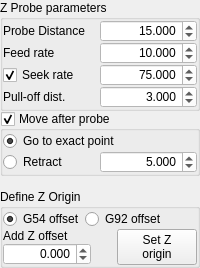
            <widget class="QWidget" name="widget" native="true">
             <layout class="QVBoxLayout" name="verticalLayout_7">
              <property name="spacing">
               <number>0</number>
              </property>
              <property name="leftMargin">
               <number>0</number>
              </property>
              <property name="topMargin">
               <number>0</number>
              </property>
              <property name="rightMargin">
               <number>0</number>
              </property>
              <property name="bottomMargin">
               <number>0</number>
              </property>
              <item>
               <widget class="QGroupBox" name="qwParamsZ">
                <property name="title">
                 <string>Z Probe parameters</string>
                </property>
                <layout class="QGridLayout" name="gridLayout_7">
                 <property name="leftMargin">
                  <number>0</number>
                 </property>
                 <property name="topMargin">
                  <number>0</number>
                 </property>
                 <property name="rightMargin">
                  <number>0</number>
                 </property>
                 <property name="bottomMargin">
                  <number>0</number>
                 </property>
                 <property name="spacing">
                  <number>0</number>
                 </property>
                 <item row="0" column="0">
                  <widget class="QLabel" name="label_10">
                   <property name="toolTip">
                    <string>&lt;html&gt;&lt;head/&gt;&lt;body&gt;&lt;p&gt;Relative Z distance to the destination point that the probe will move towards, starting from the current location.&lt;/p&gt;&lt;/body&gt;&lt;/html&gt;</string>
                   </property>
                   <property name="text">
                    <string>Probe Distance</string>
                   </property>
                  </widget>
                 </item>
                 <item row="0" column="1">
                  <widget class="QDoubleSpinBox" name="dsbDistanceZ">
                   <property name="maximumSize">
                    <size>
                     <width>16777215</width>
                     <height>23</height>
                    </size>
                   </property>
                   <property name="toolTip">
                    <string>&lt;html&gt;&lt;head/&gt;&lt;body&gt;&lt;p&gt;Relative Z distance to the destination point that the probe will move towards, starting from the current location.&lt;/p&gt;&lt;/body&gt;&lt;/html&gt;</string>
                   </property>
                   <property name="styleSheet">
                    <string notr="true">background: palette(Base)</string>
                   </property>
                   <property name="alignment">
                    <set>Qt::AlignRight|Qt::AlignTrailing|Qt::AlignVCenter</set>
                   </property>
                   <property name="decimals">
                    <number>3</number>
                   </property>
                   <property name="minimum">
                    <double>0.000000000000000</double>
                   </property>
                   <property name="maximum">
                    <double>10000.000000000000000</double>
                   </property>
                   <property name="singleStep">
                    <double>0.100000000000000</double>
                   </property>
                   <property name="value">
                    <double>15.000000000000000</double>
                   </property>
                  </widget>
                 </item>
                 <item row="1" column="0">
                  <widget class="QLabel" name="label_11">
                   <property name="toolTip">
                    <string>Feed rate to slowly engage probe to determine its location accurately.</string>
                   </property>
                   <property name="text">
                    <string>Feed rate</string>
                   </property>
                  </widget>
                 </item>
                 <item row="1" column="1">
                  <widget class="QDoubleSpinBox" name="dsbFeedRateZ">
                   <property name="maximumSize">
                    <size>
                     <width>16777215</width>
                     <height>23</height>
                    </size>
                   </property>
                   <property name="toolTip">
                    <string>Feed rate to slowly engage probe to determine its location accurately.</string>
                   </property>
                   <property name="styleSheet">
                    <string notr="true">background: palette(Base)</string>
                   </property>
                   <property name="alignment">
                    <set>Qt::AlignRight|Qt::AlignTrailing|Qt::AlignVCenter</set>
                   </property>
                   <property name="decimals">
                    <number>3</number>
                   </property>
                   <property name="minimum">
                    <double>0.000000000000000</double>
                   </property>
                   <property name="maximum">
                    <double>10000.000000000000000</double>
                   </property>
                   <property name="singleStep">
                    <double>0.100000000000000</double>
                   </property>
                   <property name="value">
                    <double>10.000000000000000</double>
                   </property>
                  </widget>
                 </item>
                 <item row="2" column="0">
                  <widget class="QCheckBox" name="chkSeekZ">
                   <property name="toolTip">
                    <string>Seek rate to quickly probe before the slower locating phase.
Need to define non nul probe pull-off distance.</string>
                   </property>
                   <property name="text">
                    <string>Seek rate</string>
                   </property>
                   <property name="checked">
                    <bool>true</bool>
                   </property>
                  </widget>
                 </item>
                 <item row="2" column="1">
                  <widget class="QDoubleSpinBox" name="dbsSeekRateZ">
                   <property name="maximumSize">
                    <size>
                     <width>16777215</width>
                     <height>23</height>
                    </size>
                   </property>
                   <property name="toolTip">
                    <string>Seek rate to quickly probe before the slower locating phase.
Need to define non nul probe pull-off distance.</string>
                   </property>
                   <property name="styleSheet">
                    <string notr="true">background: palette(Base)</string>
                   </property>
                   <property name="alignment">
                    <set>Qt::AlignRight|Qt::AlignTrailing|Qt::AlignVCenter</set>
                   </property>
                   <property name="decimals">
                    <number>3</number>
                   </property>
                   <property name="minimum">
                    <double>0.000000000000000</double>
                   </property>
                   <property name="maximum">
                    <double>10000.000000000000000</double>
                   </property>
                   <property name="singleStep">
                    <double>0.100000000000000</double>
                   </property>
                   <property name="value">
                    <double>75.000000000000000</double>
                   </property>
                  </widget>
                 </item>
                 <item row="3" column="0">
                  <widget class="QLabel" name="lblPullOffZ">
                   <property name="enabled">
                    <bool>true</bool>
                   </property>
                   <property name="toolTip">
                    <string>&lt;html&gt;&lt;head/&gt;&lt;body&gt;&lt;p&gt;Relative retract distance after triggering probe to disengage it. Probing will fail if switch isn't cleared.&lt;/p&gt;&lt;/body&gt;&lt;/html&gt;</string>
                   </property>
                   <property name="text">
                    <string>Pull-off dist.</string>
                   </property>
                  </widget>
                 </item>
                 <item row="3" column="1">
                  <widget class="QDoubleSpinBox" name="dsbPullOffZ">
                   <property name="maximumSize">
                    <size>
                     <width>16777215</width>
                     <height>23</height>
                    </size>
                   </property>
                   <property name="toolTip">
                    <string>&lt;html&gt;&lt;head/&gt;&lt;body&gt;&lt;p&gt;Relative retract distance after triggering probe to disengage it. Probing will fail if switch isn't cleared.&lt;/p&gt;&lt;/body&gt;&lt;/html&gt;</string>
                   </property>
                   <property name="styleSheet">
                    <string notr="true">background: palette(Base)</string>
                   </property>
                   <property name="alignment">
                    <set>Qt::AlignRight|Qt::AlignTrailing|Qt::AlignVCenter</set>
                   </property>
                   <property name="decimals">
                    <number>3</number>
                   </property>
                   <property name="minimum">
                    <double>0.000000000000000</double>
                   </property>
                   <property name="maximum">
                    <double>10000.000000000000000</double>
                   </property>
                   <property name="singleStep">
                    <double>0.100000000000000</double>
                   </property>
                   <property name="value">
                    <double>3.000000000000000</double>
                   </property>
                  </widget>
                 </item>
                </layout>
               </widget>
              </item>
              <item>
               <widget class="QGroupBox" name="gbMoveAfterZ">
                <property name="title">
                 <string>Move after probe</string>
                </property>
                <property name="checkable">
                 <bool>true</bool>
                </property>
                <layout class="QGridLayout" name="gridLayout_11">
                 <property name="leftMargin">
                  <number>0</number>
                 </property>
                 <property name="topMargin">
                  <number>0</number>
                 </property>
                 <property name="rightMargin">
                  <number>0</number>
                 </property>
                 <property name="bottomMargin">
                  <number>0</number>
                 </property>
                 <property name="spacing">
                  <number>0</number>
                 </property>
                 <item row="1" column="0">
                  <widget class="QRadioButton" name="rbtRetractAfterZ">
                   <property name="toolTip">
                    <string>Add retract travel after probing.</string>
                   </property>
                   <property name="text">
                    <string>Retract</string>
                   </property>
                  </widget>
                 </item>
                 <item row="1" column="1">
                  <widget class="QDoubleSpinBox" name="dsbRetractZ">
                   <property name="maximumSize">
                    <size>
                     <width>16777215</width>
                     <height>23</height>
                    </size>
                   </property>
                   <property name="toolTip">
                    <string>Define the retract distance after probing.</string>
                   </property>
                   <property name="styleSheet">
                    <string notr="true">background: palette(Base)</string>
                   </property>
                   <property name="alignment">
                    <set>Qt::AlignRight|Qt::AlignTrailing|Qt::AlignVCenter</set>
                   </property>
                   <property name="decimals">
                    <number>3</number>
                   </property>
                   <property name="minimum">
                    <double>0.000000000000000</double>
                   </property>
                   <property name="maximum">
                    <double>10000.000000000000000</double>
                   </property>
                   <property name="singleStep">
                    <double>0.100000000000000</double>
                   </property>
                   <property name="value">
                    <double>5.000000000000000</double>
                   </property>
                  </widget>
                 </item>
                 <item row="0" column="0" colspan="2">
                  <widget class="QRadioButton" name="rbtMove2PointAfterZ">
                   <property name="toolTip">
                    <string>Go to exact probe point coordinate to correct overshooting of point due to the deceleration planning.</string>
                   </property>
                   <property name="text">
                    <string>Go to exact point</string>
                   </property>
                   <property name="checked">
                    <bool>true</bool>
                   </property>
                  </widget>
                 </item>
                </layout>
               </widget>
              </item>
              <item>
               <spacer name="verticalSpacer_12">
                <property name="orientation">
                 <enum>Qt::Vertical</enum>
                </property>
                <property name="sizeHint" stdset="0">
                 <size>
                  <width>20</width>
                  <height>13</height>
                 </size>
                </property>
               </spacer>
              </item>
              <item>
               <widget class="QGroupBox" name="gbDefineOriginZ">
                <property name="title">
                 <string>Define Z Origin</string>
                </property>
                <layout class="QGridLayout" name="gridLayout_16">
                 <property name="leftMargin">
                  <number>0</number>
                 </property>
                 <property name="topMargin">
                  <number>0</number>
                 </property>
                 <property name="rightMargin">
                  <number>0</number>
                 </property>
                 <property name="bottomMargin">
                  <number>0</number>
                 </property>
                 <property name="spacing">
                  <number>0</number>
                 </property>
                 <item row="0" column="0">
                  <widget class="QRadioButton" name="rbtDefineOriginZ_G54">
                   <property name="text">
                    <string>G54 offset</string>
                   </property>
                   <property name="checked">
                    <bool>true</bool>
                   </property>
                  </widget>
                 </item>
                 <item row="0" column="1" colspan="3">
                  <widget class="QRadioButton" name="rbtDefineOriginZ_G92">
                   <property name="styleSheet">
                    <string notr="true"/>
                   </property>
                   <property name="text">
                    <string>G92 offset</string>
                   </property>
                  </widget>
                 </item>
                 <item row="1" column="0">
                  <widget class="QLabel" name="label_25">
                   <property name="toolTip">
                    <string>Add or subtract Z offset to the probed point for the Z origin definition.</string>
                   </property>
                   <property name="text">
                    <string>Add Z offset</string>
                   </property>
                  </widget>
                 </item>
                 <item row="1" column="2" rowspan="2">
                  <spacer name="horizontalSpacer_25">
                   <property name="orientation">
                    <enum>Qt::Horizontal</enum>
                   </property>
                   <property name="sizeHint" stdset="0">
                    <size>
                     <width>13</width>
                     <height>20</height>
                    </size>
                   </property>
                  </spacer>
                 </item>
                 <item row="1" column="3" rowspan="2">
                  <widget class="QPushButton" name="btnSetOriginZ">
                   <property name="enabled">
                    <bool>true</bool>
                   </property>
                   <property name="cursor">
                    <cursorShape>PointingHandCursor</cursorShape>
                   </property>
                   <property name="toolTip">
                    <string>Define the Z origin at the coordinates of the last Z probing result,
corrected with the Z offset.</string>
                   </property>
                   <property name="text">
                    <string>Set Z
origin</string>
                   </property>
                  </widget>
                 </item>
                 <item row="2" column="0" colspan="2">
                  <widget class="QDoubleSpinBox" name="dsbOriginOffsetZ">
                   <property name="maximumSize">
                    <size>
                     <width>16777215</width>
                     <height>23</height>
                    </size>
                   </property>
                   <property name="toolTip">
                    <string>Add or subtract Z offset to the probed point for the Z origin definition.</string>
                   </property>
                   <property name="styleSheet">
                    <string notr="true">background: palette(Base)</string>
                   </property>
                   <property name="alignment">
                    <set>Qt::AlignRight|Qt::AlignTrailing|Qt::AlignVCenter</set>
                   </property>
                   <property name="decimals">
                    <number>3</number>
                   </property>
                   <property name="minimum">
                    <double>-10000.000000000000000</double>
                   </property>
                   <property name="maximum">
                    <double>10000.000000000000000</double>
                   </property>
                   <property name="singleStep">
                    <double>0.100000000000000</double>
                   </property>
                  </widget>
                 </item>
                </layout>
               </widget>
              </item>
             </layout>
            </widget>
